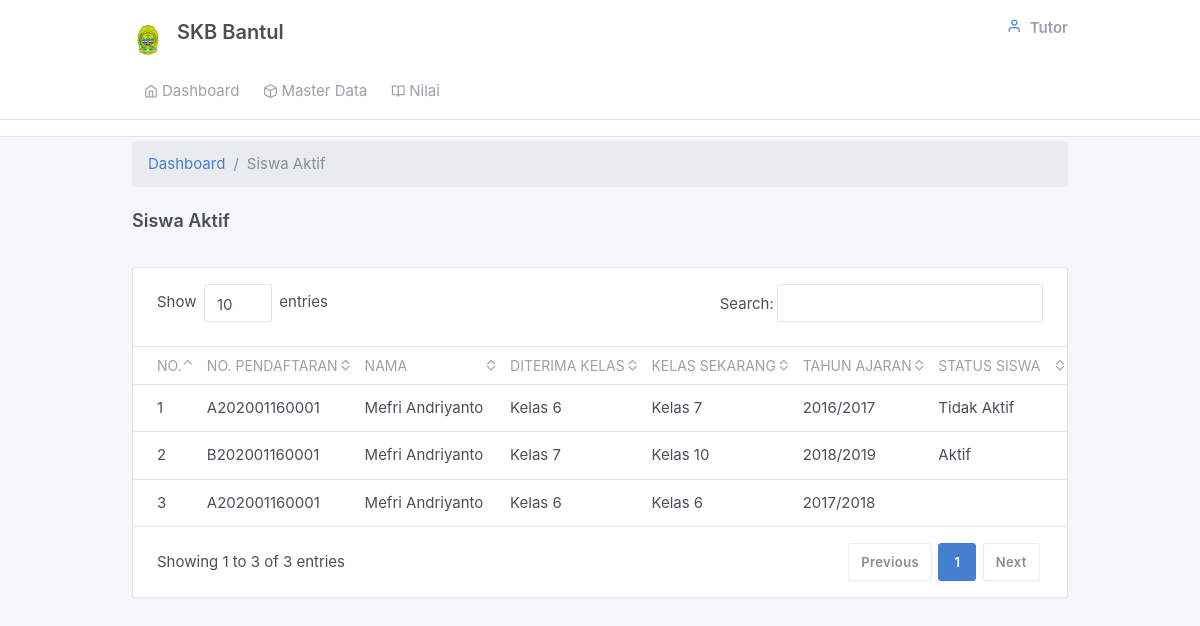
/tutor/siswa.php, run on the app's committed database.
### tables this page shows
CREATE TABLE `siswa` (
  `id_siswa` int(11) NOT NULL,
  `no_pendaftar` varchar(50) NOT NULL,
  `nama` varchar(50) NOT NULL,
  `kelas_diterima` varchar(10) NOT NULL,
  `kode_kelas` int(11) NOT NULL,
  `kode_ta` int(11) NOT NULL,
  `status_siswa` enum('Aktif','Tidak Aktif','','') NOT NULL
);

CREATE TABLE `kelas` (
  `kode_kelas` int(11) NOT NULL,
  `kelas` varchar(11) NOT NULL
);

CREATE TABLE `tahun_ajaran` (
  `kode_ta` int(11) NOT NULL,
  `ta` varchar(12) NOT NULL
);

### tutor/siswa.php (the view, shortened to what this page needs)
<?php
  include '../config/connection.php';
?>
<div class="my-md-1">
          <div class="container">
      <ol class="breadcrumb">
            <li class="breadcrumb-item">
              <a href="index.php">Dashboard</a>
            </li>
            <li class="breadcrumb-item active">Siswa Aktif</li>
          </ol>
            <div class="page-header">
              <h4>
                Siswa Aktif
              </h4>
            </div>
              <div class="">
                <div class="card">
                  <div class="table-responsive">
                    <table class="table card-table table-vcenter text-nowrap datatable">
                      <thead>
                        <tr>
                          <th class="w-1">No.</th>
                          <th>No. Pendaftaran</th>
                          <th>Nama</th>
                          <th>Diterima Kelas</th>
                          <th>Kelas Sekarang</th>
                          <th>Tahun Ajaran</th>
                          <th>Status Siswa</th>
                        </tr>
                      </thead>
                      <tbody>
                        <?php
                      $sql=mysqli_query($connect,"SELECT siswa.id_siswa,siswa.no_pendaftar, siswa.nama, siswa.kelas_diterima, kelas.kelas, tahun_ajaran.ta, siswa.status_siswa FROM siswa LEFT JOIN kelas ON kelas.kode_kelas=siswa.kode_kelas LEFT JOIN tahun_ajaran ON tahun_ajaran.kode_ta=siswa.kode_ta");
                      $no=1;
                      while($h=mysqli_fetch_array($sql)){ ?>
                        <tr>
                          <td><?php echo $no;?></td>
                          <td><?php echo $h['no_pendaftar'];?></td>
                          <td><?php echo $h['nama'];?></td>
                          <td><?php echo $h['kelas_diterima'];?></td>
                          <td><?php echo $h['kelas'];?></td>
                          <td><?php echo $h['ta'];?></td>
                          <td><?php echo $h['status_siswa'];?></td>
                        </tr>
                        <?php $no++; } ?>
                      </tbody>
                    </table>
                  </div>
                </div>
              </div>
            </div>
          </div>
  </body>
</html>

### data on the page
siswa: no_pendaftar "A202001160001", nama "Mefri Andriyanto", kelas_diterima "Kelas 6", kode_kelas.kelas "Kelas 7", kode_ta.ta "2016/2017", status_siswa "Tidak Aktif"
siswa: no_pendaftar "B202001160001", nama "Mefri Andriyanto", kelas_diterima "Kelas 7", kode_kelas.kelas "Kelas 10", kode_ta.ta "2018/2019", status_siswa "Aktif"
siswa: no_pendaftar "A202001160001", nama "Mefri Andriyanto", kelas_diterima "Kelas 6", kode_kelas.kelas "Kelas 6", kode_ta.ta "2017/2018"
